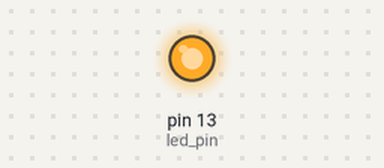
Bench run of a sketch on a simulated Arduino Uno, built with avr-gcc and run on an emulated ATmega328P. Shown: output pins drawn as LEDs (lit = HIGH).

Above: at 0.2 s.
At 5.5 s:
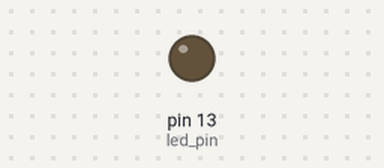
Timing chart, 0 to 6.9 s (numbered marks = the images above):
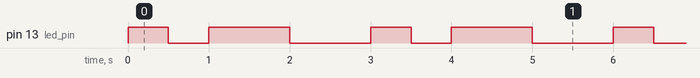

The sketch:

blink_led_sketch.ino
```cpp
/*
This is my led blink project
It blinks an led for a second and turn it off for another second
*/

const int led_pin = 13; //output pin 13

void setup() {

  // put your setup code here, to run once:
  pinMode(led_pin, OUTPUT);

}

void loop() {
  // put your main code here, to run repeatedly:
  digitalWrite(led_pin, HIGH);
  delay(500);
  digitalWrite(led_pin, LOW);
  delay(500);
  digitalWrite(led_pin, HIGH);
  delay(1000);
  digitalWrite(led_pin, LOW);
  delay(1000);

}
```

Measured:
- by itself, pin 13 (led_pin): repeats every 3.0 s: LOW 0.50 s, HIGH 1.0 s, LOW 1.0 s, HIGH 0.50 s
- by itself, everything shown: repeats every 3.0 s, in 4 steps
